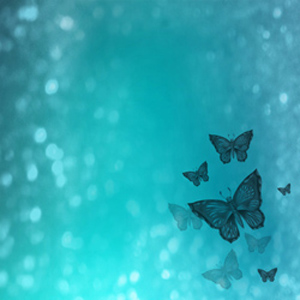
#> input picture 01.jpg, 300 x 300 px
$ jupyter execute Untitled.ipynb
#> lines starting #> are read from the running program, lines starting #| are printed output that depends on the picture
[cell 1]
'''
object classification
object detection
object Tracking
image segmentation
feature matching
video motion analysis
'''

'''
There are two common way to identify the images
1)Gray scale
2)RGB

Image converted in array
'''

'''
Skill Required
1)core Python
2)numpy
3)matplotlib
4)matrix
5)vector
'''

'''
opencv Modules
1)core
2)imgProc
3)imgcodec
4)highgui
5)video
6)calib3d
7)features2D
8)objdetect
9)dnn
10)ml
11)flann
12)photo
13)stiching
14)shape
15)superes
16)videostab
17)viz
'''

Read and show Image

[cell 2]
import cv2 as cv
img = cv.imread('01.jpg')
#> img is the input picture: shape (300, 300, 3); mean B, G, R 181.8, 170.3, 46.1
cv.imshow("01",img)
cv.waitKey(0)
cv.destroyAllWindows()
# cv.destroyWindow()

[cell 3]
import cv2 as cv
img = cv.imread('01.jpg')
cv.imshow("01",img)
cv.imshow("02",img)
cv.waitKey(0)
# cv.destroyAllWindows()
cv.destroyWindow("01")
cv.destroyWindow("02")

Slide Show / carousel slider / resize

[cell 4]
import cv2
import numpy as np
img1 = cv2.imread('01.jpg')
img2 = cv2.imread('01.jpg')
# img1 = cv2.resize(img1, (310,410))
h = np.hstack((img1,img2))
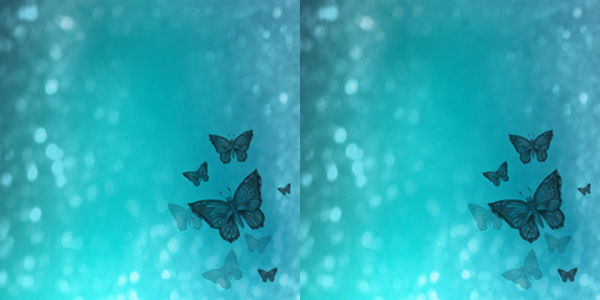
#> h: shape (300, 600, 3); mean B, G, R 181.8, 170.3, 46.1
v = np.vstack((img1,img2))
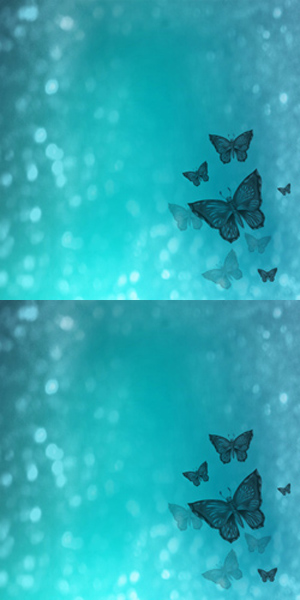
#> v: shape (600, 300, 3); mean B, G, R 181.8, 170.3, 46.1
vFour = np.vstack((h,h))
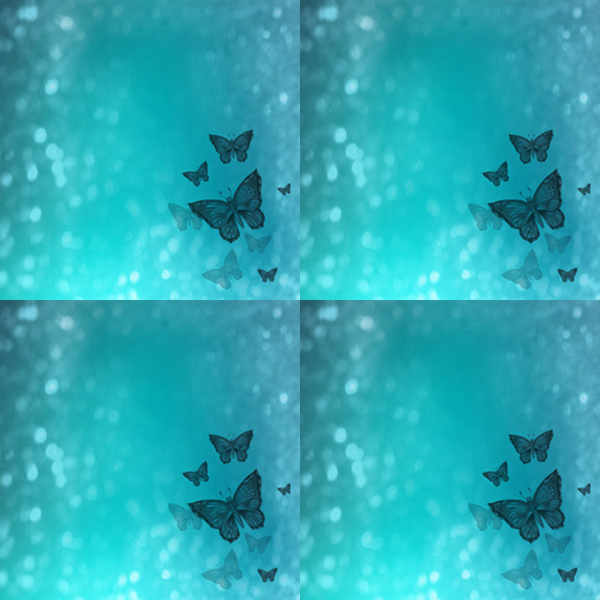
#> vFour: shape (600, 600, 3); mean B, G, R 181.8, 170.3, 46.1
# print(img1)
cv2.imshow('carousel slider', vFour)
cv2.waitKey(0)
cv2.destroyAllWindows()
